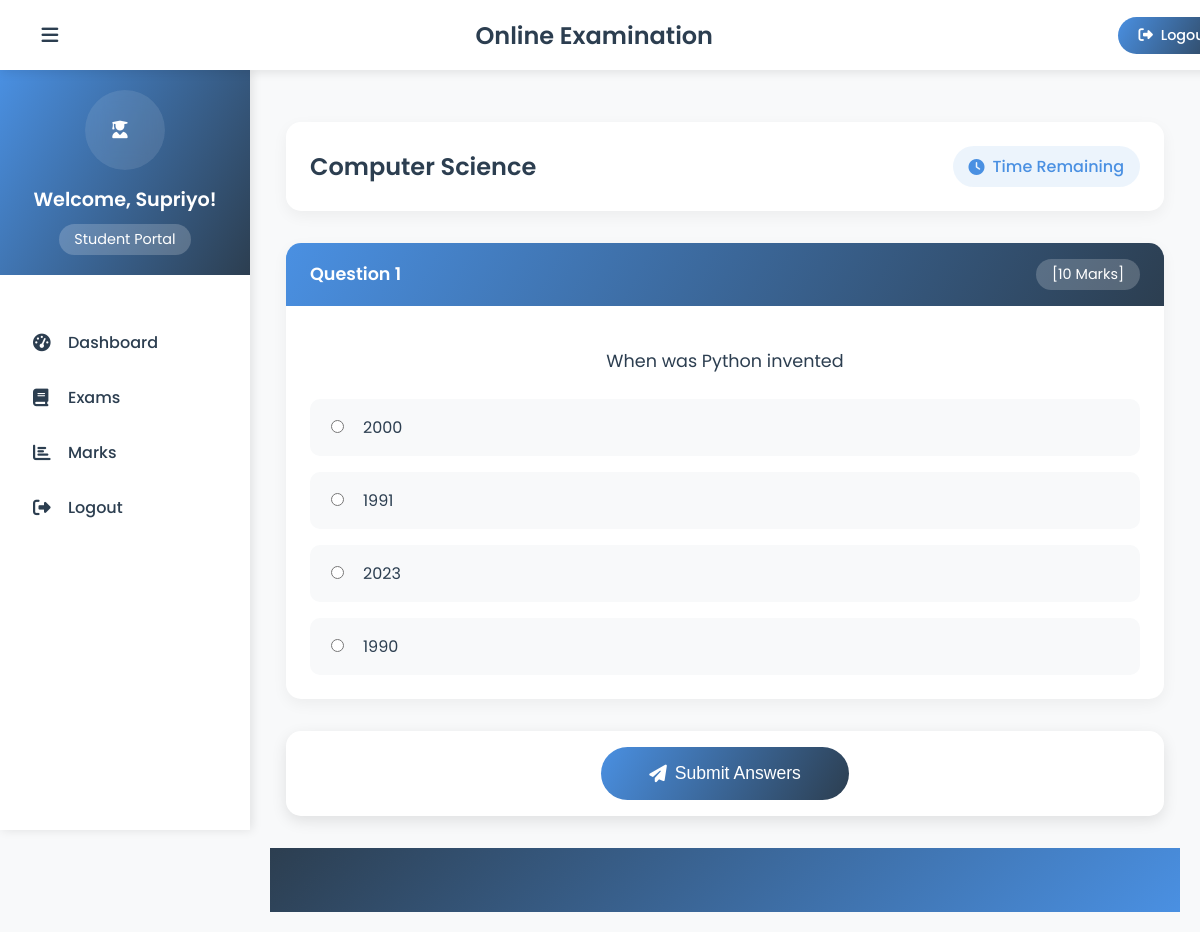
The app's page /student/start-exam/3 (signed in) with its own data.
### exam/models.py (models this page shows, shortened)
class Course(models.Model):
   course_name = models.CharField(max_length=50)
   question_number = models.PositiveIntegerField()  # Total number of questions in the course
   total_marks = models.PositiveIntegerField()

class Question(models.Model):
    QUESTION_TYPES = (
        ('mcq', 'Multiple Choice'),
        ('saq', 'Short Answer'),
    )
    course = models.ForeignKey(Course, on_delete=models.CASCADE)  # Links question to specific course, deletes questions if course is deleted
    marks = models.PositiveIntegerField()
    question = models.CharField(max_length=600)
    question_type = models.CharField(max_length=3, choices=QUESTION_TYPES, default='mcq')  # Determines if question is MCQ or SAQ
    option1 = models.CharField(max_length=200, null=True, blank=True)
    option2 = models.CharField(max_length=200, null=True, blank=True)
    option3 = models.CharField(max_length=200, null=True, blank=True)
    option4 = models.CharField(max_length=200, null=True, blank=True)
    cat = (('Option1','Option1'),('Option2','Option2'),('Option3','Option3'),('Option4','Option4'))
    answer = models.CharField(max_length=1000)  # Increased length for SAQ answers
    max_words = models.PositiveIntegerField(null=True, blank=True, help_text='Maximum words for SAQ answers')

### student/views.py (the view)
# urls.py: path('start-exam/<int:pk>', views.start_exam, name='start-exam'),
@login_required(login_url='studentlogin')
@user_passes_test(is_student)
def start_exam(request, pk):
    course = exam_models.Course.objects.get(id=pk)
    questions = exam_models.Question.objects.filter(course=course)
    response = render(request, 'student/start_exam.html', {
        'course': course,
        'questions': questions
    })
    response.set_cookie('course_id', course.id)  # Stores course ID in cookie for exam session
    return response

### student/views.py (called while the page is built)
def is_student(user):
    return user.groups.filter(name='STUDENT').exists()

### templates/student/start_exam.html (shortened to what this page needs)
{% extends 'student/studentbase.html' %} {% block content %} {%load static%}
<div class="exam-container">
    <div class="exam-header">
        <h2 class="course-title">{{course.course_name}}</h2>
        <div class="exam-timer" id="examTimer">
            <i class="fas fa-clock"></i>
            <span id="timer">Time Remaining</span>
        </div>
    </div>
    <form class="exam-form" autocomplete="off" onsubmit="return saveAns()" action="/student/calculate-marks" method="POST">
        {% for q in questions%}
        <div class="question-card">
            <div class="question-header">
                <div class="question-number">Question {{ forloop.counter }}</div>
                <div class="question-marks">[{{q.marks}} Marks]</div>
            </div>
            <div class="question-content">
                <p class="question-text">{{q.question}}</p>
                {% if q.question_type == 'mcq' %}
                <div class="mcq-options">
                    <label class="option-label">
                        <input type="radio" name="{{ forloop.counter }}" value="Option1" required>
                        <span class="option-text">{{q.option1}}</span>
                    </label>
                    <label class="option-label">
                        <input type="radio" name="{{ forloop.counter }}" value="Option2">
                        <span class="option-text">{{q.option2}}</span>
                    </label>
                    <label class="option-label">
                        <input type="radio" name="{{ forloop.counter }}" value="Option3">
                        <span class="option-text">{{q.option3}}</span>
                    </label>
                    <label class="option-label">
                        <input type="radio" name="{{ forloop.counter }}" value="Option4">
                        <span class="option-text">{{q.option4}}</span>
                    </label>
                </div>
                {% endif %}
            </div>
        </div>
        {% endfor %}
        <div class="exam-footer">
            <button type="submit" class="submit-btn">
                <i class="fas fa-paper-plane"></i>
                Submit Answers
            </button>
        </div>
    </form>
</div>
{% endblock content %}

### templates/student/studentbase.html (shortened to what this page needs)
<!DOCTYPE html>
{% load static %}
<html lang="en" dir="ltr">
<head>
  <link rel="stylesheet" href="https://cdnjs.cloudflare.com/ajax/libs/font-awesome/6.4.0/css/all.min.css">
</head>
<body>
  <header>
    <div class="header-content">
      <label for="check">
        <i class="fas fa-bars" id="sidebar_btn"></i>
      </label>
      <div class="left_area">
        <h3>Online Examination</h3>
      </div>
      <div class="right_area">
        <a href="/logout" class="logout_btn">
          <i class="fas fa-sign-out-alt"></i>
          Logout
        </a>
      </div>
    </div>
  </header>
  <div class="sidebar">
    <div class="sidebar-header">
      <div class="portal-icon">
        <i class="fas fa-user-graduate"></i>
      </div>
      <h4 class="welcome-text">Welcome, {{request.user.first_name}}!</h4>
      <span class="role-badge">Student Portal</span>
    </div>
    <div class="sidebar-menu">
      <a href="/student/student-dashboard" class="{% if request.path == '/student/student-dashboard' %}active{% endif %}">
        <i class="fas fa-tachometer-alt"></i>
        <span>Dashboard</span>
      </a>
      <a href="/student/student-exam" class="{% if request.path == '/student/student-exam' %}active{% endif %}">
        <i class="fas fa-book"></i>
        <span>Exams</span>
      </a>
      <a href="/student/student-marks" class="{% if request.path == '/student/student-marks' %}active{% endif %}">
        <i class="fas fa-chart-bar"></i>
        <span>Marks</span>
      </a>
      <a href="/student/logout" class="logout-link">
        <i class="fas fa-sign-out-alt"></i>
        <span>Logout</span>
      </a>
    </div>
  </div>
  <div class="content">
    {% block content %}{% endblock %}
    {% include "exam/footer.html" %}
  </div>
</body>
</html>

### templates/student/studentbase.html (style rules this page uses)
:root { --primary-color: #4a90e2; --primary-rgb: 74, 144, 226; --secondary-color: #2c3e50; --accent-color: #e74c3c; --success-color: #2ecc71; --text-color: #333; --light-bg: #f8f9fa; }
body { margin: 0; padding: 0; font-family: 'Poppins', sans-serif; background-color: var(--light-bg); }
header { position: fixed; padding: 15px 30px; width: 100%; z-index: 1000; background: white; box-shadow: 0 2px 10px rgba(0, 0, 0, 0.1); }
.header-content { display: flex; justify-content: space-between; align-items: center; max-width: 1400px; margin: 0 auto; }
.left_area h3 { margin: 0; font-size: 1.5rem; font-weight: 600; color: var(--secondary-color); }
.logout_btn { padding: 8px 20px; background: linear-gradient(120deg, var(--primary-color), var(--secondary-color)); text-decoration: none; border-radius: 50px; font-size: 0.9rem; font-weight: 500; color: white; transition: all 0.3s ease; display: flex; align-items: center; gap: 8px; }
.sidebar { background: white; margin-top: 70px; padding-top: 30px; position: fixed; left: 0; width: 250px; height: calc(100vh - 70px); transition: all 0.3s ease; box-shadow: 2px 0 10px rgba(0, 0, 0, 0.1); display: flex; flex-direction: column; }
.sidebar-header { text-align: center; padding: 20px; background: linear-gradient(120deg, var(--primary-color), var(--secondary-color)); color: white; margin: -30px 0 20px; }
.portal-icon { width: 80px; height: 80px; background: rgba(255, 255, 255, 0.1); backdrop-filter: blur(10px); border-radius: 50%; display: flex; align-items: center; justify-content: center; margin: 0 auto 15px; font-size: 2rem; }
.welcome-text { font-size: 1.2rem; font-weight: 600; margin: 0; }
.role-badge { display: inline-block; padding: 5px 15px; background: rgba(255, 255, 255, 0.2); border-radius: 50px; font-size: 0.9rem; margin-top: 10px; }
.sidebar-menu { flex-grow: 1; padding: 20px 0; }
.sidebar a { color: var(--secondary-color); display: flex; align-items: center; padding: 15px 30px; text-decoration: none; transition: all 0.3s ease; border-left: 3px solid transparent; font-weight: 500; }
.sidebar i { width: 25px; margin-right: 10px; font-size: 1.1rem; }
.content { margin-left: 250px; padding: 90px 20px 20px; min-height: 100vh; background: var(--light-bg); transition: all 0.3s ease; }
label #sidebar_btn { font-size: 1.2rem; color: var(--secondary-color); cursor: pointer; transition: all 0.3s ease; width: 40px; height: 40px; display: flex; align-items: center; justify-content: center; border-radius: 10px; }

### templates/exam/footer.html (style rules this page uses)
p { text-align: center; }

### records on screen
Course: course_name "Computer Science"
Question: marks "10", question "When was Python invented", option1 "2000", option2 "1991", option3 "2023", option4 "1990"

### other values on screen
{{ request.user.first_name }} "Supriyo"
